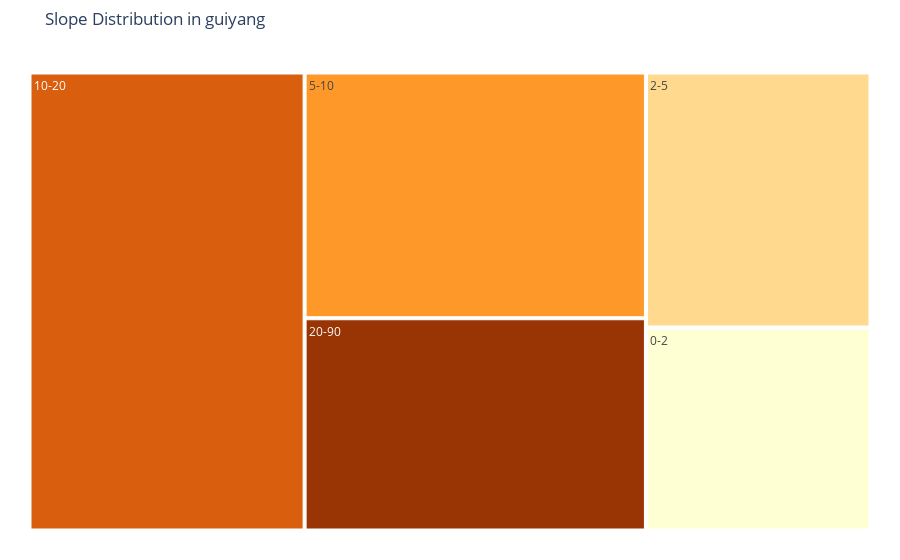

Here is the notebook cell this chart was saved with:
### Code cell
def slope_stats():
    with open("global_inputs.yml", 'r') as f:
        global_inputs = yaml.safe_load(f)
    city_inputs = global_inputs.get('city_inputs')
    
    if menu['elevation']:  
        slope_stats_file = Path(output_folder / f"{city}_slope.csv") 
        if not slope_stats_file.exists():  
            print("Slope stats file does not exist.")
            return  
        
        slope = pd.read_csv(slope_stats_file)
        
        # Calculate the total count
        total_count = slope['Count'].sum()

        # Calculate percentage
        slope['percent'] = slope['Count'] / total_count * 100

        # Convert to numeric
        slope['percent'] = pd.to_numeric(slope['percent'], errors='coerce')

        # Drop rows with NaN values in 'Bin'
        slope = slope.dropna(subset=['Bin']).copy()

        # Preprocess the data
        slope['Percent'] = (slope['percent'] / 100).apply(lambda x: f"{x:.0%}")
        slope['Slope'] = slope['Bin'].str.extract(r"(\d+)").astype(float)
        slope['Bin'] = pd.Categorical(slope['Bin'], categories=slope['Bin'].unique())

        # Identify the upper range dynamically
        slope['UpperRange'] = slope['Bin'].str.extract(r"-(\d+)$").astype(float)
        max_upper_range = slope['UpperRange'].max()

        # Define colors
        slope_colors = {
            "0-2": "#ffffd4",
            "2-5": "#fed98e",
            "5-10": "#fe9929",
            "10-20": "#d95f0e",
            f"20-{int(max_upper_range)}": "#993404"
        }

        # Matplotlib Treemap
        plt.figure(figsize=(12, 8))
        squarify.plot(sizes=slope['percent'], label=slope['Bin'], 
                      color=[slope_colors.get(bin_label, "#999999") for bin_label in slope['Bin']], 
                      alpha=0.8, pad=True)
        plt.title(f"Slope Distribution in {city}")
        plt.axis('off')
        plt.tight_layout()

        # Save the Matplotlib treemap
        render_path_png = os.path.join(render_folder, f"{city}_slope_treemap.png")
        plt.savefig(render_path_png, bbox_inches='tight')
        plt.close()

        # Plotly Treemap
        fig = px.treemap(
            slope, 
            path=['Bin'],  # Only the 'Bin' is used as the path
            values='percent', 
            color='Bin',
            color_discrete_map=slope_colors, 
            title=f"Slope Distribution in {city}",
            labels={'percent': 'Percentage', 'Slope': 'Slope Range'}
        )

        # Update layout
        fig.update_layout(
            showlegend=False,
            margin=dict(t=50, l=25, r=25, b=25)
        )
        fig.show()
        fig.write_html(render_path_png.replace('.png', '.html'), full_html=False, include_plotlyjs='cdn')

        # Print the highest percentage value and consequent class
        max_percent_index = slope['percent'].idxmax()
        highest_percent_row = slope.loc[max_percent_index]
        print(f"Highest percentage entry for Slope is {highest_percent_row['Percent']} in the bin range {highest_percent_row['Bin']}")

### Figure 1 — Plotly figure (JSON) as saved in the notebook; plotly's stock layout.template omitted (floating-point values rounded to 4 significant figures)
{"data": [{"branchvalues": "total", "customdata": [["0-2"], ["10-20"], ["2-5"], ["20-90"], ["5-10"]], "domain": {"x": [0, 1], "y": [0, 1]}, "hovertemplate": "labels=%{label}<br>Percentage=%{value}<br>parent=%{parent}<br>id=%{id}<br>Bin=%{customdata[0]}<extra></extra>", "ids": ["0-2", "10-20", "2-5", "20-90", "5-10"], "labels": ["0-2", "10-20", "2-5", "20-90", "5-10"], "marker": {"colors": ["#ffffd4", "#d95f0e", "#fed98e", "#993404", "#fe9929"]}, "name": "", "parents": ["", "", "", "", ""], "type": "treemap", "values": [11.84, 32.71, 14.87, 18.81, 21.78]}], "layout": {"legend": {"tracegroupgap": 0}, "margin": {"b": 25, "l": 25, "r": 25, "t": 50}, "showlegend": false, "title": {"text": "Slope Distribution in guiyang"}}}
